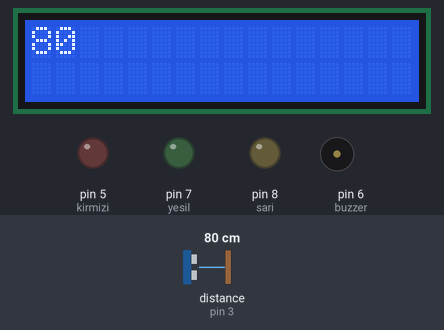
The sketch below on a simulated Arduino Uno, built with avr-gcc and run on an emulated ATmega328P. Shown: 16×2 character LCD, output pins drawn as LEDs (lit = HIGH), buzzer (waves = sounding). Wiring (inferred from the names in the program): ultrasonic range finder: trigger pin 2; echo pin 3. The inputs (shaded band) are chosen by the test bench; at power-on: distance to the obstacle (sensor on pin 3) 80 cm. The echo pulse lasts 58.3 µs per cm; pins used as bus, display or sensor lines are not drawn.

Above: at 1.2 s.
1.3 s: distance to the obstacle (sensor on pin 3) set to 4 cm
At 2.0 s:
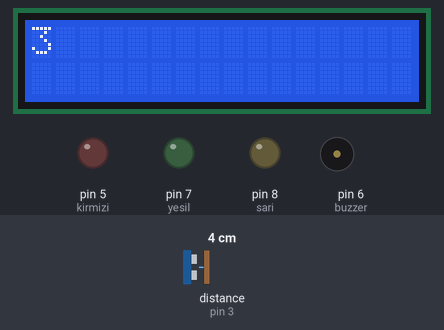
3.0 s: distance to the obstacle (sensor on pin 3) set to 6 cm
At 3.9 s:
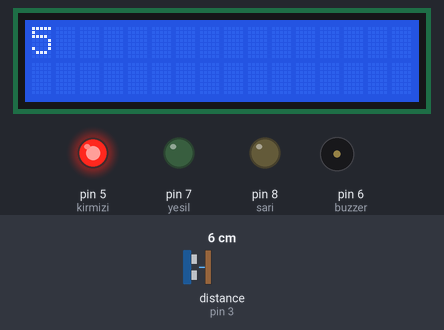
4.6 s: distance to the obstacle (sensor on pin 3) set to 9 cm
At 5.8 s:
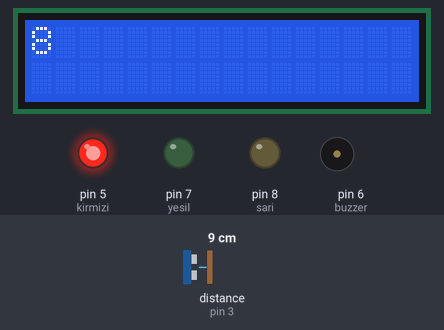
6.1 s: distance to the obstacle (sensor on pin 3) set to 13 cm
At 6.5 s:
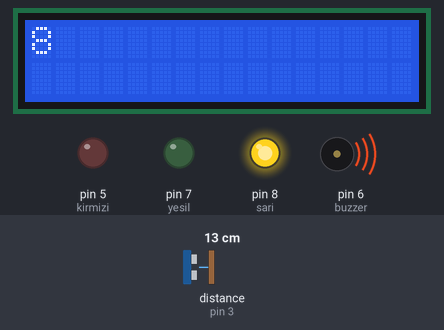
9.1 s: distance to the obstacle (sensor on pin 3) set to 28 cm
At 11.66 s:
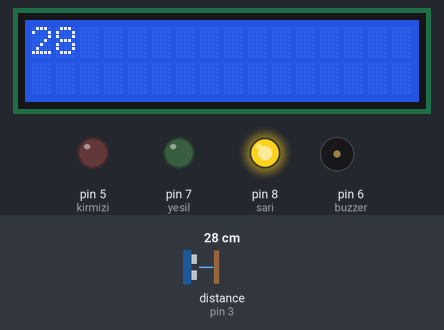
12.1 s: distance to the obstacle (sensor on pin 3) set to 34 cm
At 14.7 s:
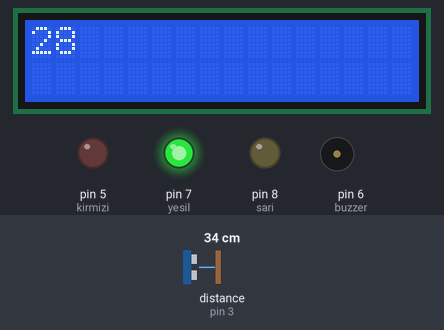
Timing chart, 0 to 16.1 s (numbered marks = the images above; inputs shaded):
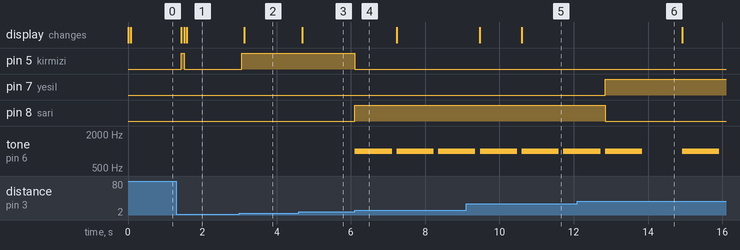

Measured:
- the behaviour switches between 4 and 5 cm on distance to the obstacle (sensor on pin 3) (found by bisection; images 1 and 2)
- the behaviour switches between 11 and 12 cm on distance to the obstacle (sensor on pin 3) (found by bisection; images 3 and 4)
- the behaviour switches between 30 and 31 cm on distance to the obstacle (sensor on pin 3) (found by bisection; images 5 and 6)
- after the input at 1.3 s, pin 5 (kirmizi): LOW → HIGH after 0.14 s, → LOW 0.07 s later; the display: changes after 0.14 s (image 1)
- after the input at 3.0 s, pin 5 (kirmizi): LOW → HIGH after 0.06 s; the display: changes after 0.13 s (image 2)
- after the input at 4.6 s, the display: changes after 0.09 s (image 3)
- after the input at 6.1 s, pin 5 (kirmizi): HIGH → LOW at once; pin 8 (sari): LOW → HIGH at once; tone on pin 6 (buzzer): alternates 1000 Hz for 1.0 s and silent for 0.12 s, starting at once
- after the input at 9.1 s, the display: first differs from a run without the input after 1.5 s (image 5)
- after the input at 12.1 s, pin 7 (yesil): LOW → HIGH after 0.75 s; pin 8 (sari): HIGH → LOW after 0.75 s

The sketch:

project.ino
```cpp
#include <Wire.h>
#include <LiquidCrystal_I2C.h>
LiquidCrystal_I2C lcd(0x27,16,2);
#define trig 2
#define echo 3
#define buzzer 6
#define yesil 7
#define sari 8
#define kirmizi 5
int sure , mesafe;
void setup()
{

pinMode(yesil,OUTPUT);
pinMode(sari,OUTPUT);
pinMode(kirmizi,OUTPUT);
pinMode(trig,OUTPUT);
pinMode(echo,INPUT);
pinMode(buzzer,OUTPUT);
Serial.begin(9600);


}

void loop() {
digitalWrite(trig,LOW);
delayMicroseconds(5);
digitalWrite(trig,HIGH);
delayMicroseconds(10);
digitalWrite(trig,LOW);
sure = pulseIn(echo, HIGH);
mesafe=(sure/2)/29;
if (mesafe>3 && mesafe<=10)
{
  digitalWrite(kirmizi,HIGH);
  tone(buzzer,1000);


}
else
{
  digitalWrite(kirmizi,LOW);
  noTone(buzzer);
}
if (mesafe>10 && mesafe<=30)
{
  digitalWrite(sari,HIGH);
  tone(buzzer,1000);
  delay(1000);
  noTone(buzzer);
  delay(50);

}
else
{
  digitalWrite(sari,LOW);
  noTone(buzzer);

}if (mesafe>30 && mesafe<60)
{
  digitalWrite(yesil,HIGH);
  tone(buzzer,1000);
  delay(1000);
  noTone(buzzer);
  delay(1000);
}
else
{
  digitalWrite(yesil,LOW);
  noTone(buzzer);
}
 lcd.begin();
lcd.clear();
lcd.home();
lcd.print(mesafe);

}
```
